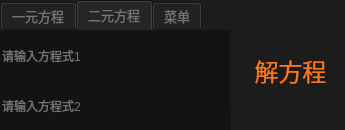
<?xml version="1.0" encoding="UTF-8"?>
<ui version="4.0">
 <class>Form</class>
 <widget class="QWidget" name="Form">
  <property name="geometry">
   <rect>
    <x>0</x>
    <y>0</y>
    <width>345</width>
    <height>130</height>
   </rect>
  </property>
  <property name="windowTitle">
   <string>解方程软件by娄卫健</string>
  </property>
  <property name="styleSheet">
   <string notr="true">
QWidget{background-color:rgb(29, 28, 28);
color:rgb(116, 116, 116)
}
QLineEdit{background-color:rgb(19, 19, 19);
color:rgb(214, 214, 214);
border:none;}
QTabWidget{border-radius:25px;
background-color:rgb(29, 28, 28);}
QPushButton{background-color:rgb(29, 28, 28);
color:rgb(254, 118, 26);
border-radius:25px;
border:none;
}</string>
  </property>
  <widget class="QTabWidget" name="tab0">
   <property name="geometry">
    <rect>
     <x>0</x>
     <y>0</y>
     <width>541</width>
     <height>401</height>
    </rect>
   </property>
   <property name="font">
    <font>
     <family>幼圆</family>
     <pointsize>10</pointsize>
    </font>
   </property>
   <property name="currentIndex">
    <number>1</number>
   </property>
   <widget class="QWidget" name="tab11">
    <attribute name="title">
     <string>一元方程</string>
    </attribute>
    <widget class="QLineEdit" name="lineEdit">
     <property name="geometry">
      <rect>
       <x>0</x>
       <y>0</y>
       <width>231</width>
       <height>101</height>
      </rect>
     </property>
     <property name="placeholderText">
      <string>请输入方程式</string>
     </property>
    </widget>
    <widget class="QPushButton" name="button_2">
     <property name="geometry">
      <rect>
       <x>230</x>
       <y>-20</y>
       <width>121</width>
       <height>121</height>
      </rect>
     </property>
     <property name="font">
      <font>
       <family>幼圆</family>
       <pointsize>18</pointsize>
      </font>
     </property>
     <property name="text">
      <string>解方程</string>
     </property>
    </widget>
   </widget>
   <widget class="QWidget" name="tab22">
    <attribute name="title">
     <string>二元方程</string>
    </attribute>
    <widget class="QLineEdit" name="lineEdit_2">
     <property name="geometry">
      <rect>
       <x>0</x>
       <y>50</y>
       <width>231</width>
       <height>51</height>
      </rect>
     </property>
     <property name="placeholderText">
      <string>请输入方程式2</string>
     </property>
    </widget>
    <widget class="QLineEdit" name="lineEdit_1">
     <property name="geometry">
      <rect>
       <x>0</x>
       <y>0</y>
       <width>231</width>
       <height>51</height>
      </rect>
     </property>
     <property name="placeholderText">
      <string>请输入方程式1</string>
     </property>
    </widget>
    <widget class="QPushButton" name="button">
     <property name="geometry">
      <rect>
       <x>230</x>
       <y>-20</y>
       <width>121</width>
       <height>121</height>
      </rect>
     </property>
     <property name="font">
      <font>
       <family>幼圆</family>
       <pointsize>18</pointsize>
      </font>
     </property>
     <property name="text">
      <string>解方程</string>
     </property>
    </widget>
   </widget>
   <widget class="QWidget" name="tab">
    <attribute name="title">
     <string>菜单</string>
    </attribute>
    <widget class="QPushButton" name="btmenu">
     <property name="geometry">
      <rect>
       <x>10</x>
       <y>-20</y>
       <width>331</width>
       <height>111</height>
      </rect>
     </property>
     <property name="styleSheet">
      <string notr="true">QPushButton {background-image:url(back4.png);
color: rgb(255,121,32) ;}</string>
     </property>
     <property name="text">
      <string/>
     </property>
    </widget>
   </widget>
  </widget>
 </widget>
 <tabstops>
  <tabstop>tab0</tabstop>
  <tabstop>lineEdit</tabstop>
  <tabstop>button</tabstop>
  <tabstop>lineEdit_1</tabstop>
  <tabstop>lineEdit_2</tabstop>
 </tabstops>
 <resources/>
 <connections/>
</ui>
